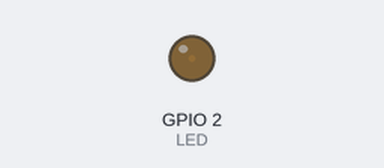
The sketch below on a simulated ESP32. On the bench: output pins drawn as LEDs (lit = HIGH).

Above: at 0.05 s.
At 4.65 s:
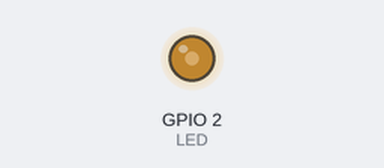
At 9.25 s:
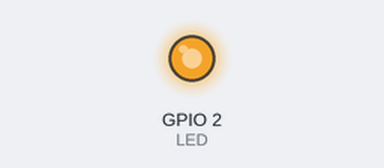
At 18.45 s:
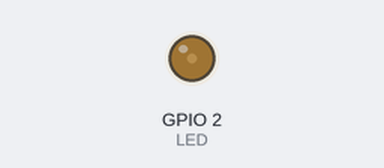
Timing chart, 0 to 26.6 s (numbered marks = the images above):
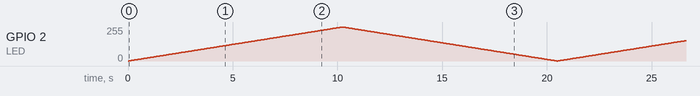

The sketch:

P3A1-Luminosidad.ino
```cpp
#define LED 2

int channel = 0;
int freq = 1000;
int resolution = 10;
int l; //luminosidad

void setup() {
  ledcSetup(channel, freq, resolution);
  ledcAttachPin(LED, channel);
}

void loop() {
  //Modulacion por pulsos
  for(l = 0; l <= 1023; l++){
    ledcWrite(channel, l);
    delay(10);
  }
  for(l = 1023; l >= 0; l--){
    ledcWrite(channel, l);
    delay(10);
  }
}
```
